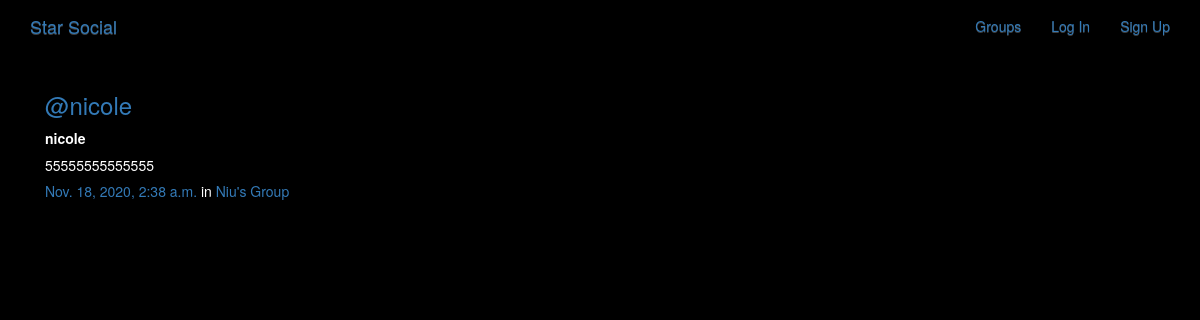
Page /posts/by/nicole/26/ on the committed database.
### posts/models.py (models this page shows, shortened)
class Post(models.Model):
    user = models.ForeignKey(User, related_name="posts",on_delete=models.CASCADE)
    created_at = models.DateTimeField(auto_now=True)
    message = models.TextField()
    message_html = models.TextField(editable=False)
    group = models.ForeignKey(Group, related_name="posts",null=True, blank=True,on_delete=models.CASCADE)
    class Meta:
        ordering = ["-created_at"]
        unique_together = ["user", "message"]

### groups/models.py (models this page shows, shortened)
class Group(models.Model):
    name = models.CharField(max_length=256, unique=True)
    slug = models.SlugField(allow_unicode=True, unique=True)
    description = models.TextField(blank=True, default='')
    description_html = models.TextField(editable=False, default='', blank=True)
    members = models.ManyToManyField(User,through='GroupMember')
    class Meta:
        ordering = ['name']

### posts/views.py (the view)
# urls.py: path("by/<username>/<int:pk>/",views.PostDetail.as_view(),name="single"),
class PostDetail(SelectRelatedMixin, generic.DetailView):
    model = models.Post
    select_related = ("user", "group")
    def get_queryset(self):
        queryset = super().get_queryset()
        return queryset.filter(
            user__username__iexact=self.kwargs.get("username")
        )

### posts/templates/posts/post_detail.html
{% extends "posts/post_base.html" %}
{% block post_content %}
    {% include "posts/_post.html" %}
{% endblock %}

### posts/templates/posts/_post.html (shortened to what this page needs)
<div class="media">
	<h3 class="mr-5"><a href="{% url 'posts:for_user' username=post.user.username %}">@{{ post.user.username }}</a></h3>
	<div class="media-body">
		<strong>{{ post.user.username }}</strong>
		<h5>{{ post.message_html|safe }}
			<time class="time"><a href="{% url 'posts:single' username=post.user.username pk=post.pk %}">{{ post.created_at }}</a></time>
			{% if post.group %}
			<span class="group-name">in <a href="{% url 'groups:single' slug=post.group.slug %}">{{ post.group.name }}</a></span>
			{% endif %}
		</h5>
	</div>
</div>

### static/simplesocial/css/master.css (style rules this page uses)
body { margin: 0; overflow: hidden; background-color: black; color:white; }

### rows in the picture
Post: user.username "nicole", message_html "55555555555555", created_at "Nov. 18, 2020, 2:38 a.m.", group.name "Niu's Group"
